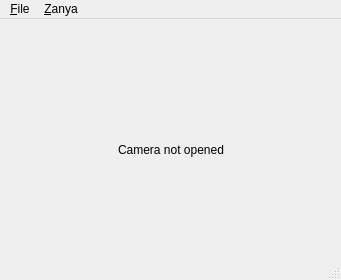
<?xml version="1.0" encoding="UTF-8"?>
<ui version="4.0">
 <class>MainWindow</class>
 <widget class="QMainWindow" name="MainWindow">
  <property name="geometry">
   <rect>
    <x>0</x>
    <y>0</y>
    <width>341</width>
    <height>280</height>
   </rect>
  </property>
  <property name="minimumSize">
   <size>
    <width>334</width>
    <height>280</height>
   </size>
  </property>
  <property name="windowTitle">
   <string>MainWindow</string>
  </property>
  <widget class="QWidget" name="centralWidget">
   <property name="minimumSize">
    <size>
     <width>680</width>
     <height>540</height>
    </size>
   </property>
   <layout class="QVBoxLayout" name="verticalLayout">
    <item alignment="Qt::AlignLeft|Qt::AlignTop">
     <widget class="QLabel" name="OutLabel">
      <property name="minimumSize">
       <size>
        <width>320</width>
        <height>240</height>
       </size>
      </property>
      <property name="text">
       <string>Camera not opened</string>
      </property>
      <property name="alignment">
       <set>Qt::AlignCenter</set>
      </property>
     </widget>
    </item>
   </layout>
  </widget>
  <widget class="QMenuBar" name="menuBar">
   <property name="geometry">
    <rect>
     <x>0</x>
     <y>0</y>
     <width>341</width>
     <height>22</height>
    </rect>
   </property>
   <widget class="QMenu" name="menuDevices">
    <property name="title">
     <string>&amp;File</string>
    </property>
    <addaction name="action_Joystick"/>
   </widget>
   <widget class="QMenu" name="menu_Zanya">
    <property name="title">
     <string>&amp;Zanya</string>
    </property>
    <widget class="QMenu" name="menuCalibrate">
     <property name="title">
      <string>Calibrate</string>
     </property>
     <addaction name="actionCamera"/>
    </widget>
    <addaction name="action_Connect"/>
    <addaction name="separator"/>
    <addaction name="separator"/>
    <addaction name="action_Move"/>
    <addaction name="separator"/>
    <addaction name="separator"/>
    <addaction name="action_Reboot"/>
    <addaction name="action_Halt"/>
    <addaction name="menuCalibrate"/>
   </widget>
   <addaction name="menuDevices"/>
   <addaction name="menu_Zanya"/>
  </widget>
  <widget class="QStatusBar" name="statusBar"/>
  <action name="actionExit">
   <property name="text">
    <string>Exit</string>
   </property>
  </action>
  <action name="action_Connect">
   <property name="text">
    <string>&amp;Connect</string>
   </property>
  </action>
  <action name="action_Move">
   <property name="text">
    <string>&amp;Move</string>
   </property>
  </action>
  <action name="action_Halt">
   <property name="text">
    <string>&amp;Halt</string>
   </property>
  </action>
  <action name="action_Reboot">
   <property name="text">
    <string>&amp;Reboot</string>
   </property>
  </action>
  <action name="actionmy">
   <property name="text">
    <string>my</string>
   </property>
  </action>
  <action name="action_Joystick">
   <property name="text">
    <string>Set &amp;Joystick</string>
   </property>
  </action>
  <action name="actionCamera">
   <property name="text">
    <string>Camera</string>
   </property>
  </action>
 </widget>
 <layoutdefault spacing="6" margin="11"/>
 <resources/>
 <connections/>
</ui>
